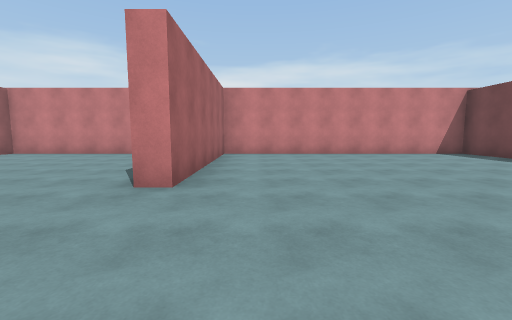
view 1 (above)

16 first-person views from a walk through a Unity game level. The camera is 1.4 m above the floor, tilts 6° down and sees 90° across. The floor is counted in squares, 2 m on a side. Each view is taken from the middle of a square. On the plan, view 1 faces up. The plan holds only what a view shows up to about 9 squares ahead; the rest is blank. Surface patterns are stand-ins for the level's own textures.

view 2
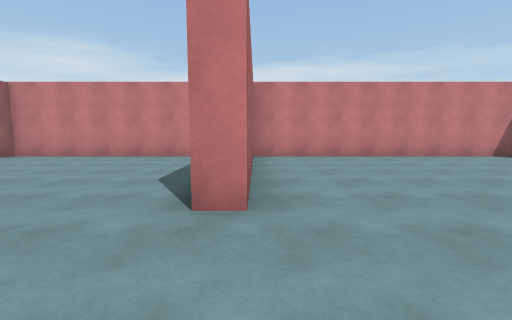

view 3
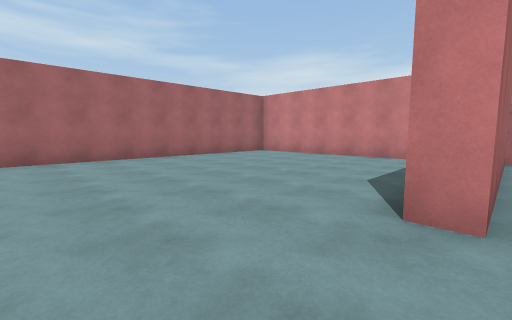

view 4
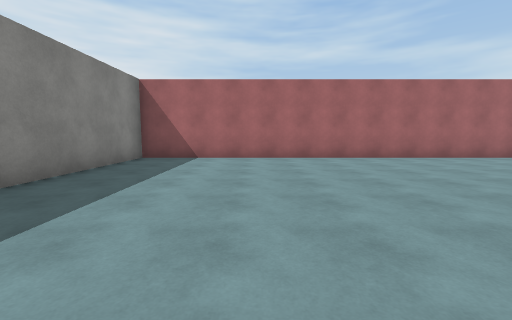

view 5
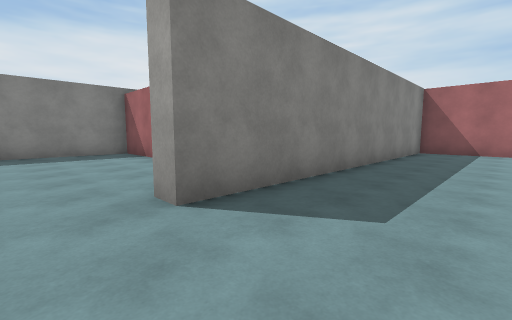

view 6
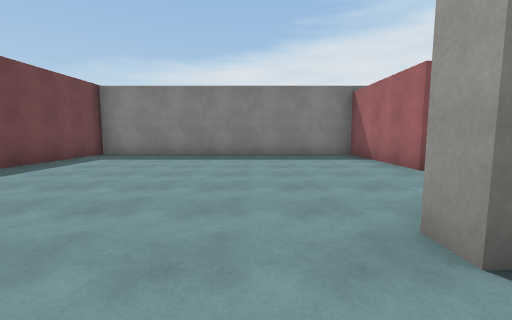

view 7
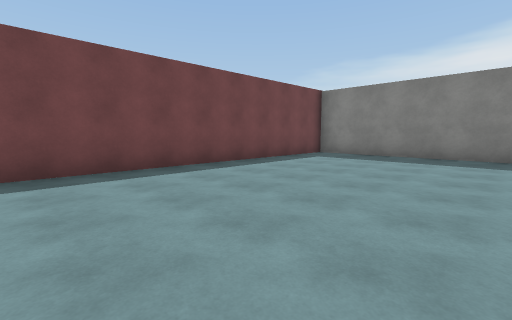

view 8
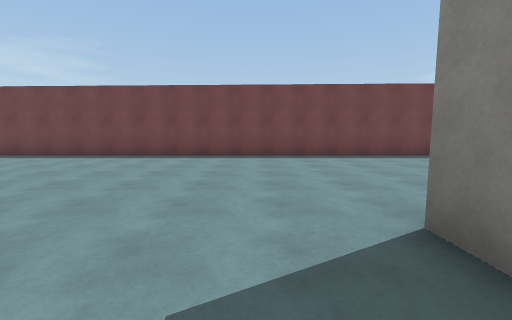

view 9
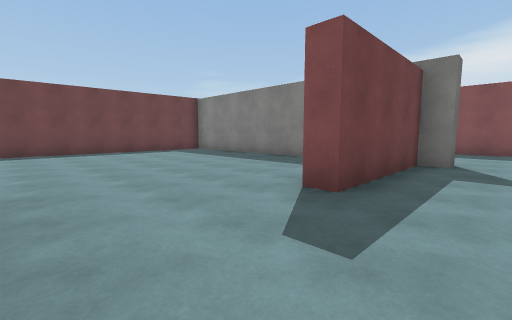

view 10
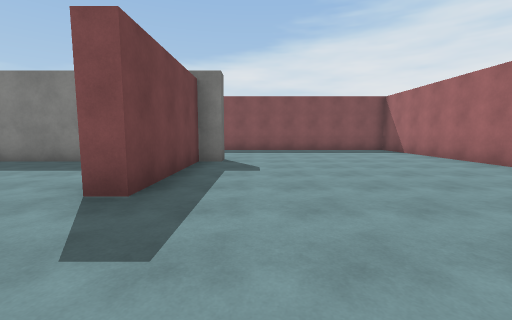

view 11
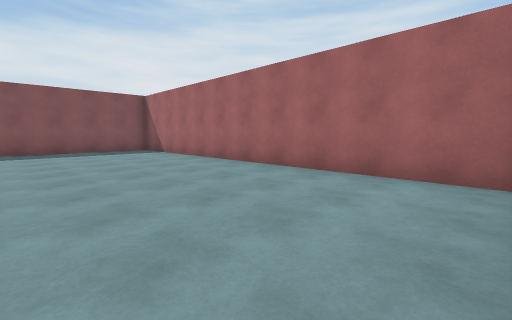

view 12
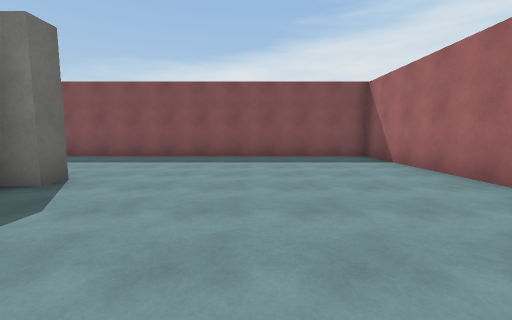

view 13
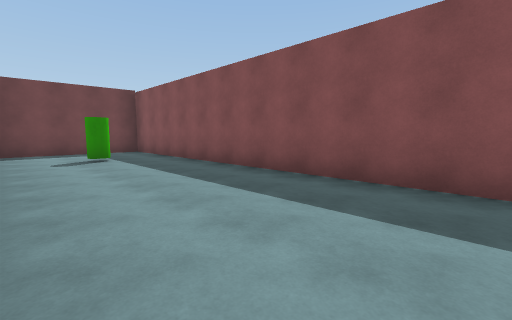

view 14
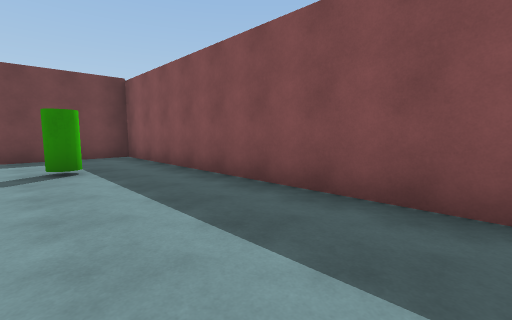

view 15
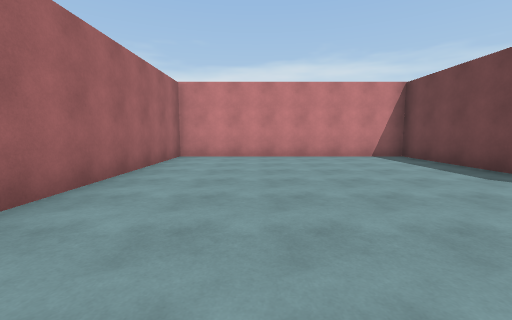

view 16
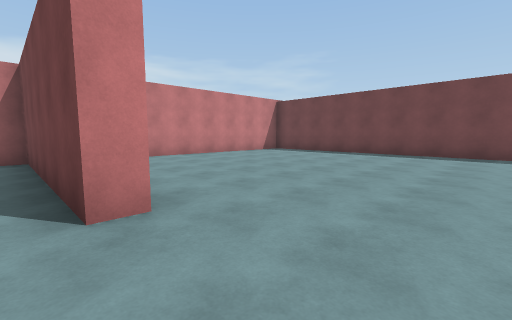

### Floor plan
Points are (right, up) in squares from view 1. A wall is a line through its corners. A room is listed if a view was taken in it or the views show most of it. See-through windows are left out.
Room 1 (views 1, 2, 3, 4, 5, 6, 7, 8, 9, 10, 11, 12, 13, 14, 15, 16)
walls: (-2.2, -9.9) (-2.2, -9.3) (-1.6, -9.3) (-1.6, -5.8) (-1.1, -5.8) (-1.1, -9.3) (7, -9.3) (7, 8.7) (-1.1, 8.7) (-1.1, 3.3) (-1.6, 3.3) (-1.6, 8.7) (-8.3, 8.7) (-8.3, -2.2) (0.8, -2.2) (0.8, -2.8); (-8.3, -2.9) (-8.3, -13.7) (7, -13.7) (7, -9.9)
objects: green cylinder (4, -12)

Positions as (right, up) in squares from view 1, and headings:
1: (0, 0), facing up
2: (-1, 1), facing up
3: (-1, 1), facing up-left
4: (-1, 1), facing left
5: (2, 0), facing down-left
6: (2, -1), facing down
7: (2, -1), facing down-right
8: (-1, -1), facing right
9: (-3, -3), facing down-right
10: (-3, -3), facing down
11: (-4, -3), facing down-left
12: (-5, -6), facing down
13: (-3, -10), facing down-right
14: (-1, -11), facing down-right
15: (-6, 1), facing up
16: (-2, 1), facing up-right
